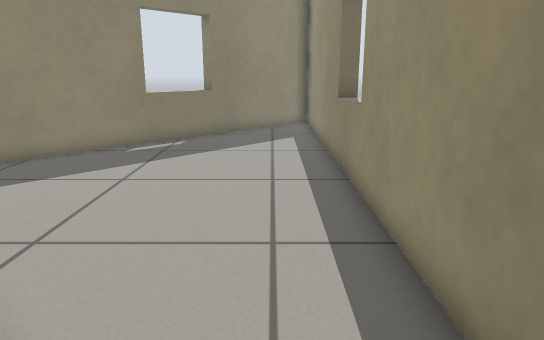
[1] (above)

14 first-person views from a walk through a world built for the Gazebo simulator. The camera is 0.69 m above the floor, tilts 14° down and sees 70° across. The floor is counted in squares, 0.25 m on a side. Each view is taken from the middle of a square. On the plan, view 1 faces up. The plan holds only what a view shows up to about 20 squares ahead; the rest is blank.

[2]
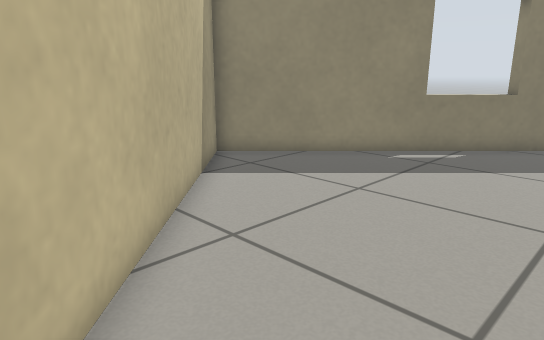

[3]
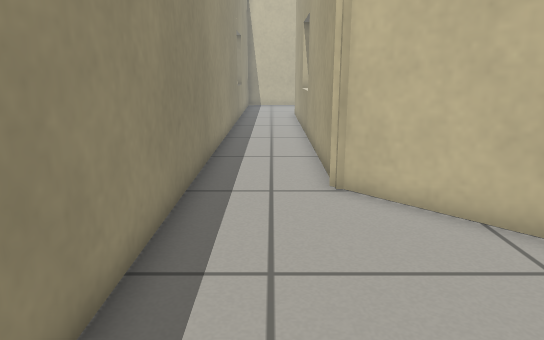

[4]
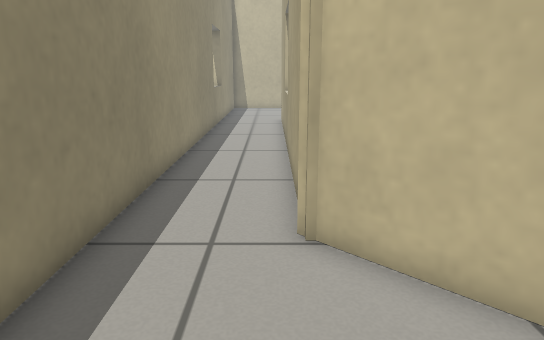

[5]
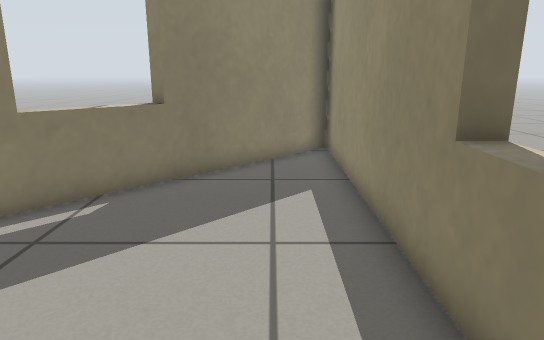

[6]
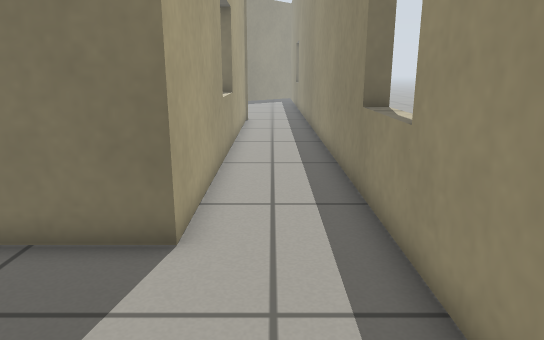

[7]
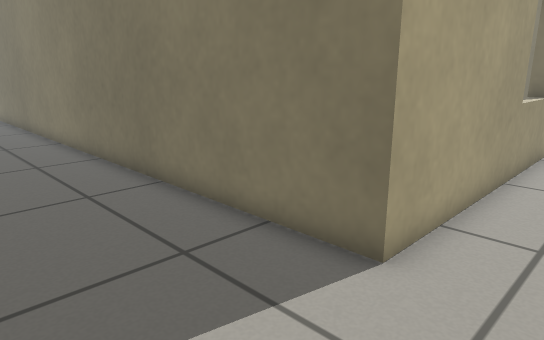

[8]
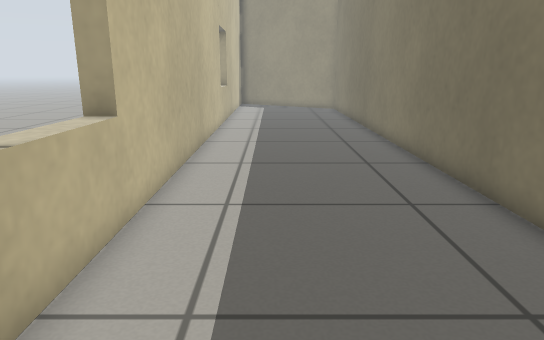

[9]
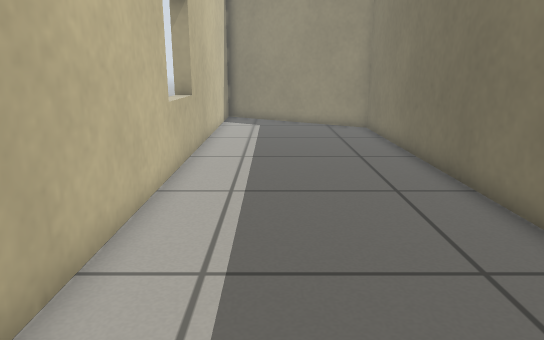

[10]
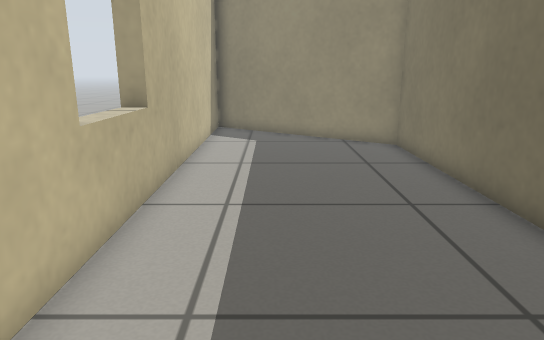

[11]
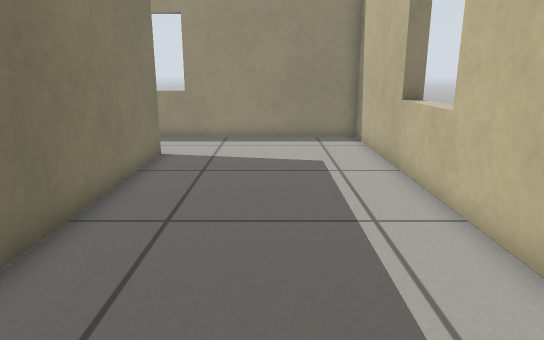

[12]
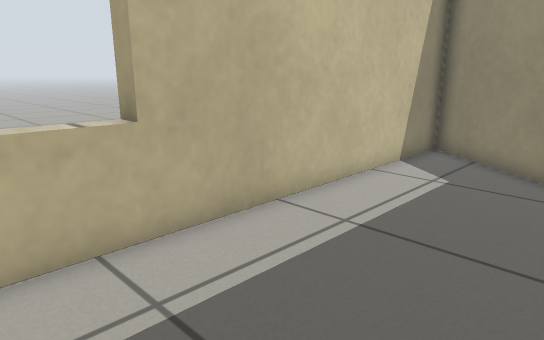

[13]
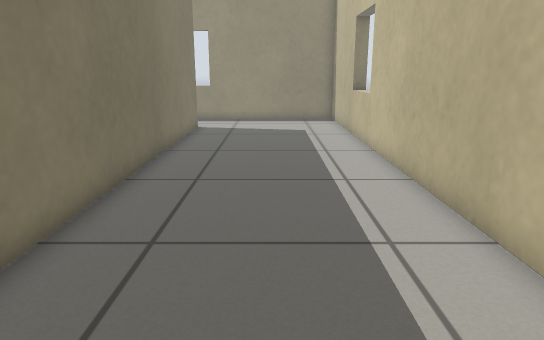

[14]
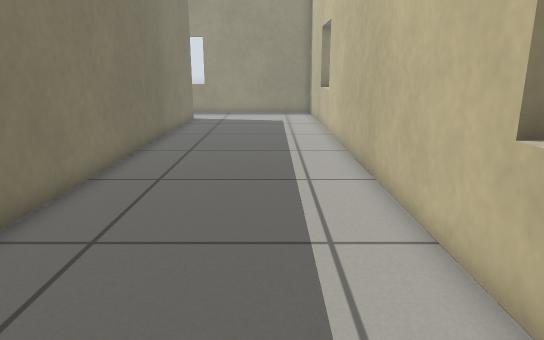

### Floor plan
Ten units are one square. View 1 is at (0, 0); x grows to the right and y downward. Boxes are objects, and circles mark ways between rooms. Rooms are numbered by the first view taken in them; rooms with no view inside come last. Other rooms are left out.
<svg viewBox="-370 -232 396 475">
<path fill="none" stroke="#000" d="M-16 -20 -16 161 -311 161 -365 238 21 237 21 -25M21 -25 21 -227 -102 -104 -14 -15"/>
<circle cx="0" cy="-20" r="3" fill="#2a7"/>
<text x="-130" y="180">1</text>
<text x="-20" y="-100">2</text>
</svg>
Room 1 opens to room 2.

Where each view was taken, in squares from view 1:
view 1: 0 up, 0 right, facing up
view 2: 2 up, 1 right, facing up-left
view 3: 11 up, 0 right, facing down
view 4: 8 up, 1 left, facing down
view 5: 8 up, 0 right, facing up
view 6: 22 down, 0 right, facing up
view 7: 21 down, 1 right, facing up-left
view 8: 21 down, 0 right, facing left
view 9: 21 down, 11 left, facing left
view 10: 21 down, 16 left, facing left
view 11: 20 down, 15 left, facing right
view 12: 18 down, 22 left, facing down-left
view 13: 20 down, 22 left, facing right
view 14: 21 down, 26 left, facing right
